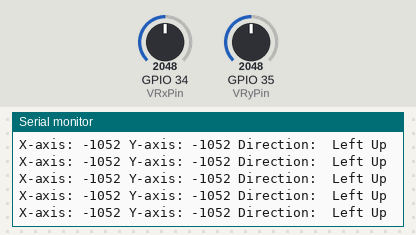
The program below on a simulated ESP32. On the bench: the last lines printed to the serial monitor. The inputs (shaded band) are chosen by the test bench; at power-on: GPIO 34 (VRxPin) = 2048, GPIO 35 (VRyPin) = 2048.

Above: at 1.2 s.
1.3 s: GPIO 34 (VRxPin) set to 2971
At 1.31 s:
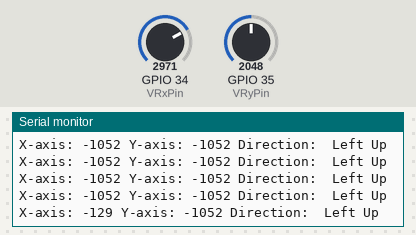
2.8 s: GPIO 34 (VRxPin) set to 3046
At 2.82 s:
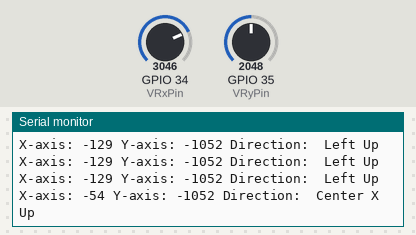
4.7 s: GPIO 35 (VRyPin) set to 2962
At 4.73 s:
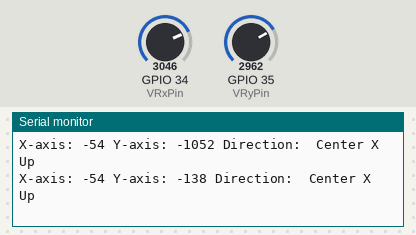
6.2 s: GPIO 35 (VRyPin) set to 3032
At 6.24 s:
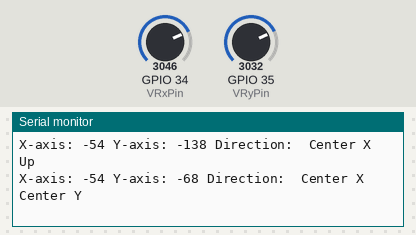
10.0 s: GPIO 35 (VRyPin) set to 3143
At 10.06 s:
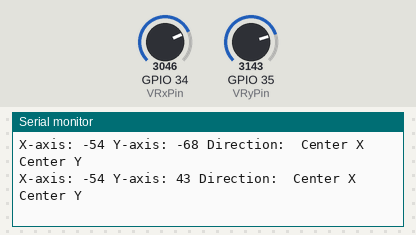
11.5 s: GPIO 35 (VRyPin) set to 3251
At 11.57 s:
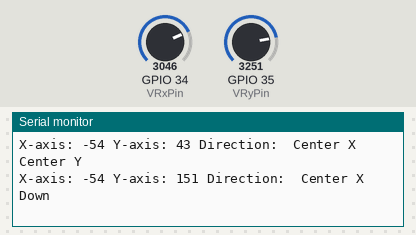

Measured:
- the behaviour switches between 2999 and 3000 on GPIO 34 (VRxPin) (found by bisection; images 1 and 2)
- the behaviour switches between 2999 and 3000 on GPIO 35 (VRyPin) (found by bisection; images 3 and 4)
- the behaviour switches between 3200 and 3201 on GPIO 35 (VRyPin) (found by bisection; images 5 and 6)
- after the input at 1.3 s, the serial monitor: prints a new line at once (image 1)
- after the input at 2.8 s, the serial monitor: prints a new line at once (image 2)
- after the input at 4.7 s, the serial monitor: prints a new line at once (image 3)
- after the input at 6.2 s, the serial monitor: prints a new line at once (image 4)
- after the input at 10.0 s, the serial monitor: prints a new line after 0.06 s (image 5)
- after the input at 11.5 s, the serial monitor: prints a new line after 0.06 s (image 6)

The program:

main.cpp
```cpp
#include <Arduino.h>

int VRxPin = 34; // Analog input pin for X-axis
int VRyPin = 35; // Analog input pin for Y-axis

void setup() {
  Serial.begin(115200);
}

void loop() {
  // Read X and Y axis values
  int xValue = analogRead(VRxPin) - 3100;
  int yValue = analogRead(VRyPin) - 3100;

  // Print the joystick's X and Y values
  Serial.print("X-axis: " + String(xValue));
  Serial.print(" Y-axis: " + String(yValue));

  // Determine direction based on joystick position
  String direction = "";

  // X-axis check (left to right)
  if (xValue < -100) {
    direction += " Left";
  } else if (xValue > 100) {
    direction += " Right";
  } else {
    direction += " Center X";
  }

  // Y-axis check (up to down)
  if (yValue < -100) {
    direction += " Up";
  } else if (yValue > 100) {
    direction += " Down";
  } else {
    direction += " Center Y";
  }

  // Print direction
  Serial.println(" Direction: " + direction);

  // Delay for readability
  delay(100);
}
```
